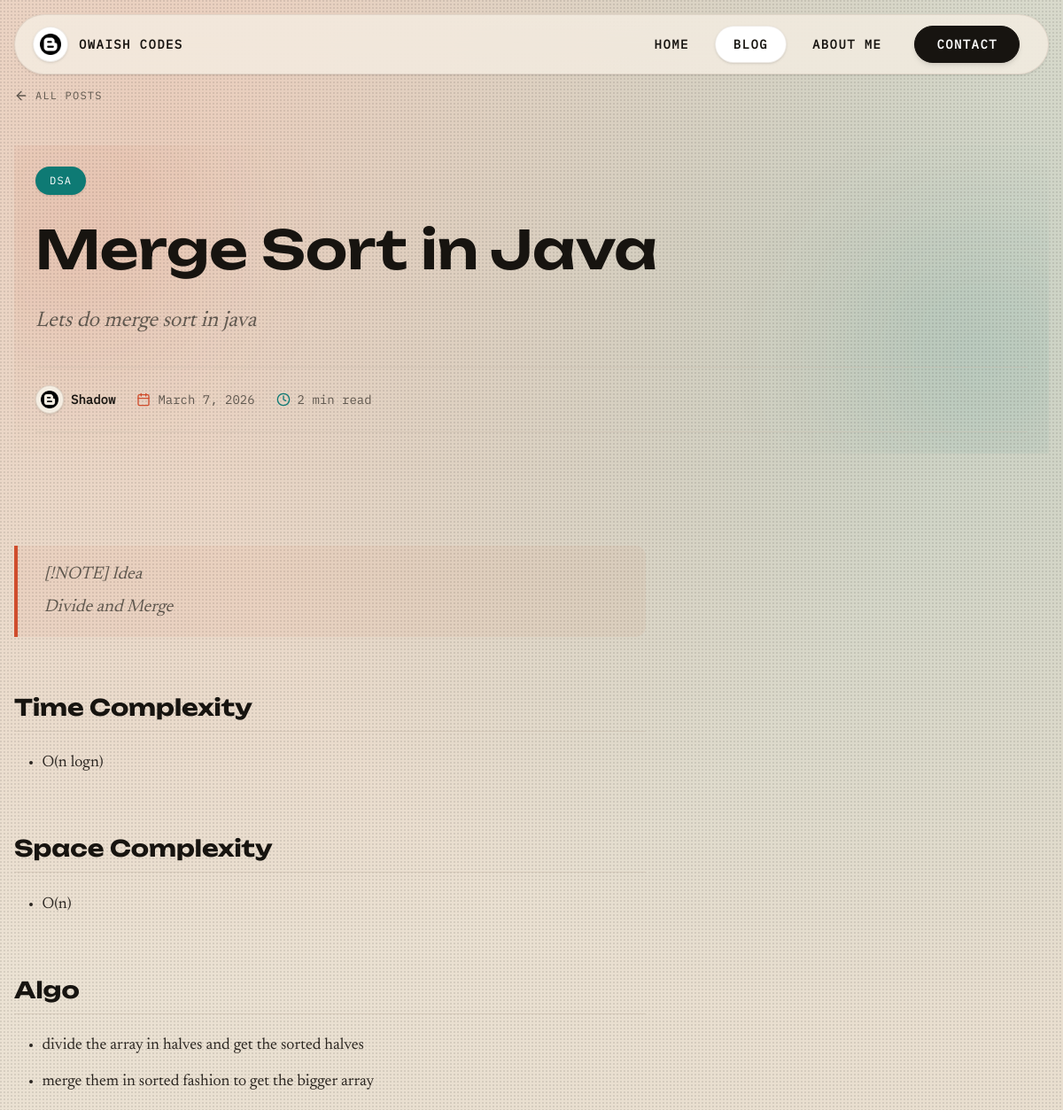
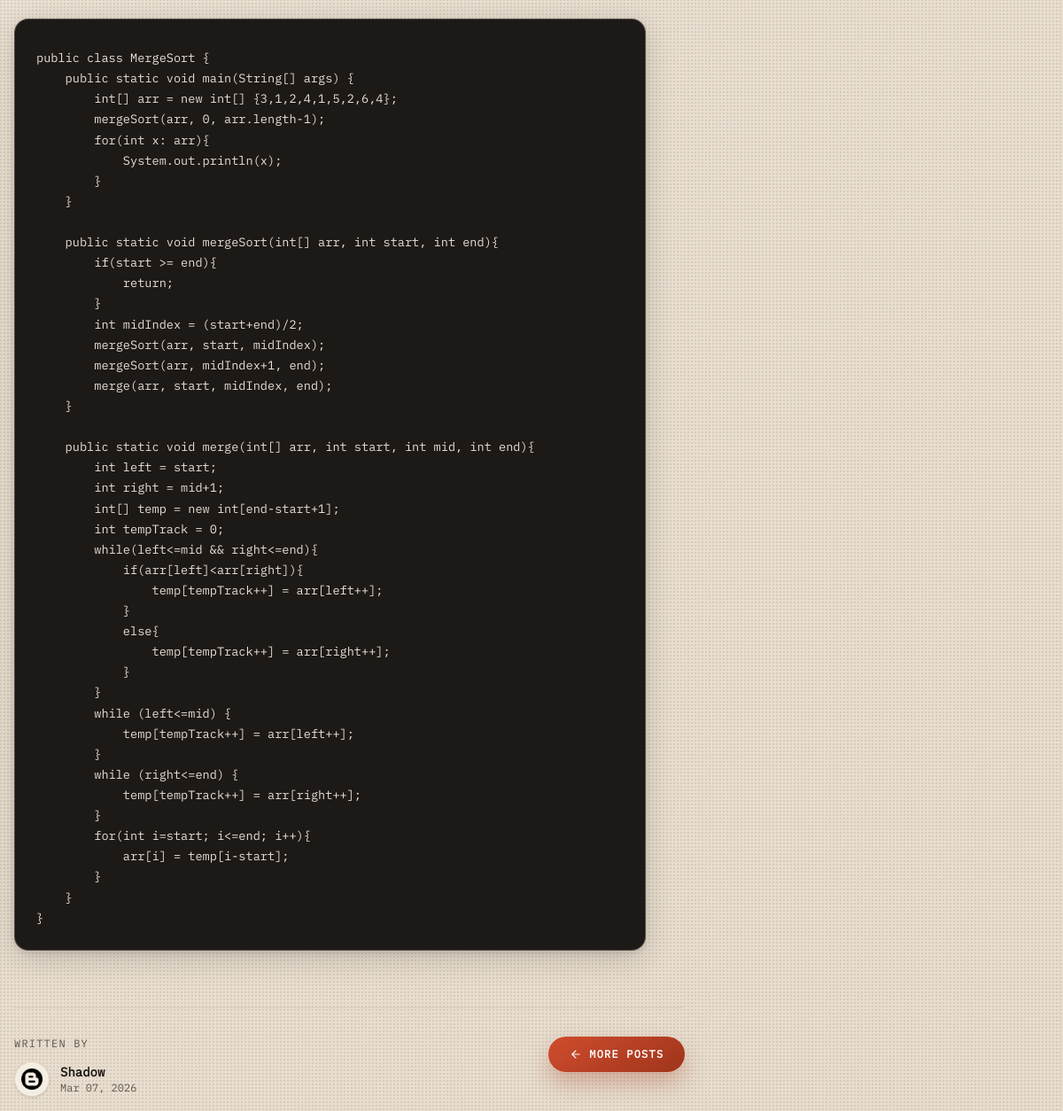
The app's page /blog/merge-sort-in-java, older data (2 pictures, top to bottom).
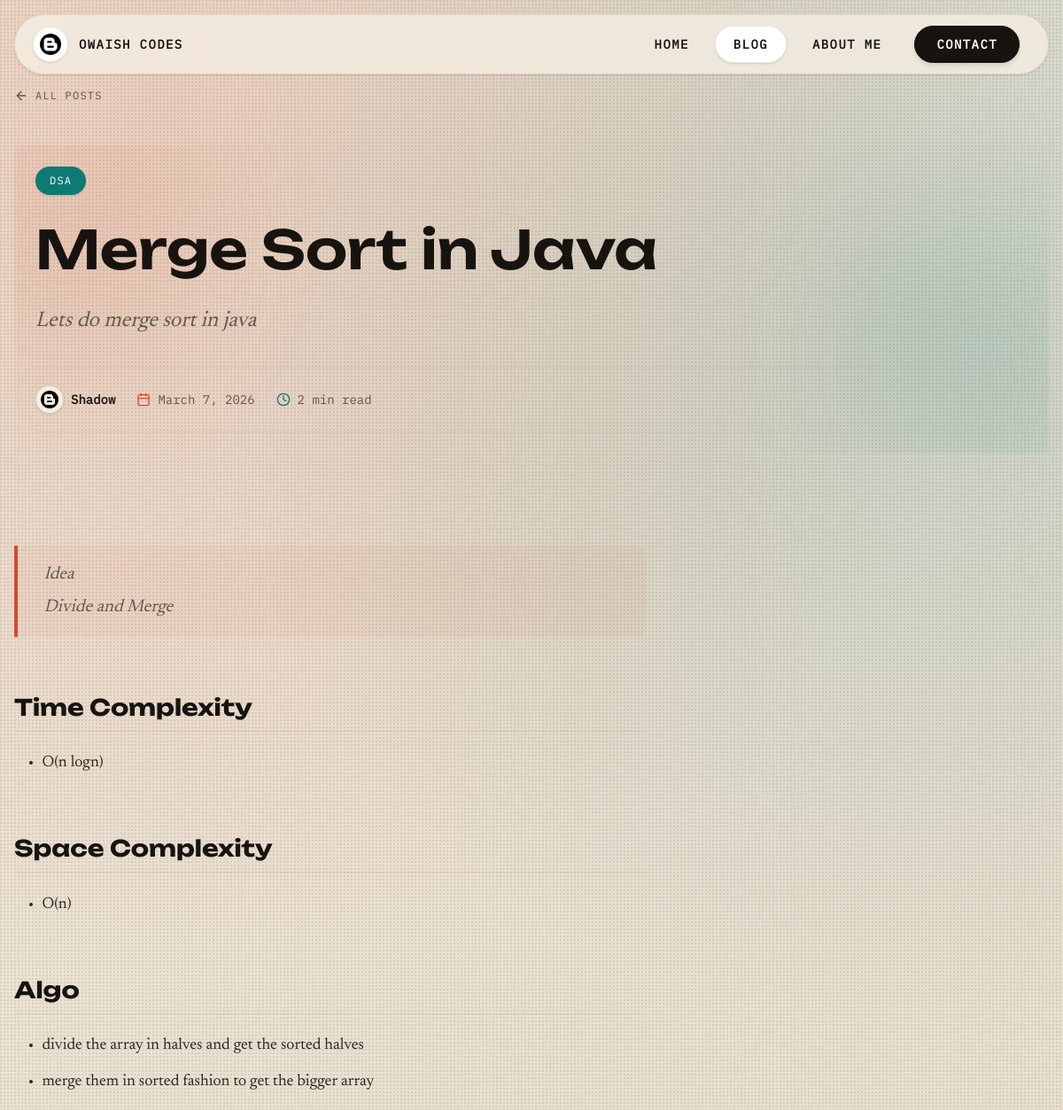
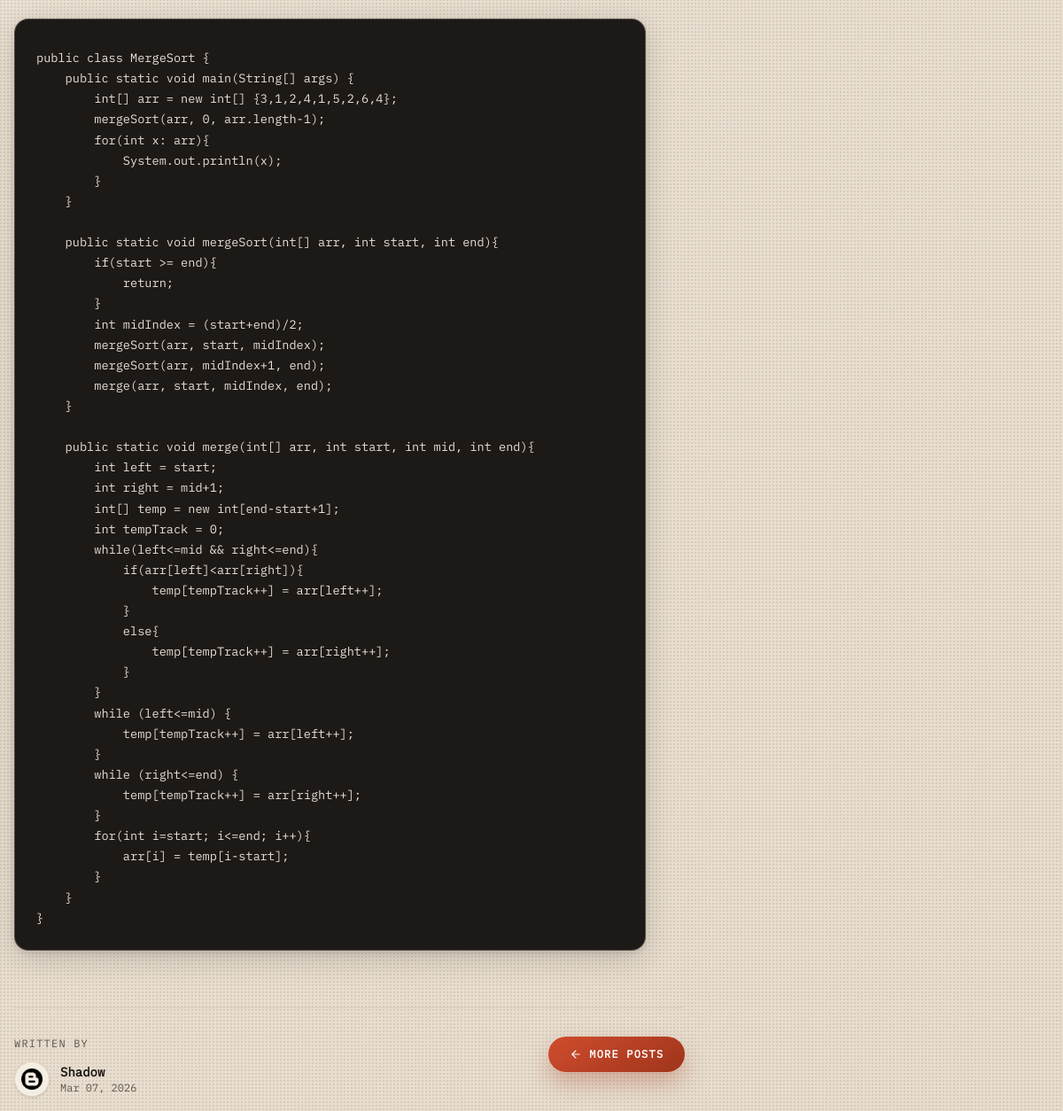
The same page, newer data (2 pictures, top to bottom).
### posts/models.py (models this page shows, shortened)
class Post(models.Model):
    class Status(models.TextChoices):
        DRAFT = 'DF', 'Draft'
        PUBLISHED = 'PU', 'Published'
    title = models.CharField(max_length=250)
    slug = models.SlugField(unique=True, max_length=250)
    description = models.CharField(max_length=250)
    body = models.TextField()
    category = models.CharField(max_length=10)
    author = models.ForeignKey(settings.AUTH_USER_MODEL, on_delete=models.CASCADE, related_name = 'blog_posts')
    published_at = models.DateTimeField(default=timezone.now, )
    created_at = models.DateTimeField(auto_now_add=True)
    updated_at = models.DateTimeField(auto_now=True)
    status = models.CharField(max_length=2, choices = Status, default = Status.DRAFT)
    class Meta:
        ordering = ["-published_at"]
        indexes = [models.Index(fields=["-published_at"]), ]
    def read_time(self):
        words = len(self.body.split())
        minutes = ceil(words / 100) #100 words per minute
        return max(1, minutes)

### posts/views.py (the view)
# urls.py: path('<slug:slug>', views.get_post_detail, name="post_detail")
def get_post_detail(request, slug):
    blog = get_object_or_404(
        Post, slug=slug, status=Post.Status.PUBLISHED, published_at__lte=timezone.now()
    )
    return render(request, "posts/blog_detail.html", {"blog": blog})

### posts/templatetags/markdown_extras.py (called while the page is built)
@register.filter(name="markdownify", is_safe=True)
def markdownify(value: str) -> str:
    extensions = [
        "fenced_code",
        "tables",
        "toc",
        "nl2br",
        "attr_list",
        "def_list",
        "footnotes",
        "admonition",
        "sane_lists",
        "smarty",
        "meta",
        "codehilite",
    ]
    extension_configs = {
        "codehilite": {
            "use_pygments": False,
            "css_class": "hljs",
            "noclasses": False,
        },
        "toc": {
            "permalink": True,
            "permalink_class": "toc-anchor",
            "title": "Table of Contents",
        },
    }
    md = markdown.Markdown(
        extensions=extensions, extension_configs=extension_configs
    )
    html = md.convert(value)
    return mark_safe(html)

### posts/templates/posts/blog_detail.html (shortened to what the changed rows need)
{% extends "base.html" %}
{% load static %}
{% load markdown_extras %}
{% block extra_head %}
<link rel="stylesheet" href="{% static 'posts/css/blog_detail.css' %}" />
{% endblock %}
{% block content %}
<article class="max-w-350 mx-auto">
    <header class="mb-12 md:mb-16 relative overflow-hidden">
        <div class="relative z-10 p-6">
            {% if blog.category %}
            <span
                class="inline-block font-ibmMono text-xs tracking-widest uppercase text-white bg-accent-alt px-4 py-2 rounded-full mb-6 shadow-sm">
                {{ blog.category }}
            </span>
            {% endif %}
            <h1 class="font-unbounded text-4xl md:text-5xl lg:text-6xl font-semibold leading-tight text-ink mb-6">
                {{ blog.title }}
            </h1>
            {% if blog.description %}
            <p class="text-xl md:text-2xl text-muted font-base italic leading-relaxed mb-8 max-w-3xl">
                {{ blog.description }}
            </p>
            {% endif %}
            <div
                class="flex flex-wrap items-center gap-6 font-ibmMono text-sm text-muted border-t border-b border-line/40 py-5">
                <div class="flex items-center gap-2">
                    <div
                        class="w-8 h-8 rounded-full bg-soft border border-line/50 flex items-center justify-center overflow-hidden shadow-sm">
                        <img src="{% static 'assets/blogger.png' %}" alt="author" class="w-5 h-5 object-contain" />
                    </div>
                    <span class="text-ink font-semibold">
                        {{ blog.author.get_full_name|default:blog.author.username }}
                    </span>
                </div>
                <div class="flex items-center gap-2">
                    <time datetime="{{ blog.published_at|date:'Y-m-d' }}">{{ blog.published_at|date:"F j, Y" }}</time>
                </div>
                <div class="flex items-center gap-2">
                    <svg width="16" height="16" viewBox="0 0 24 24" fill="none" stroke="currentColor" stroke-width="2"
                        stroke-linecap="round" stroke-linejoin="round" class="text-accent-alt">
                        <circle cx="12" cy="12" r="10" />
                        <polyline points="12 6 12 12 16 14" />
                    </svg>
                    <span>{{ blog.read_time }} min read</span>
                </div>
            </div>
        </div>
    </header>
    <div class="grid grid-cols-1 lg:grid-cols-12 gap-12 lg:gap-16">
        <div class="lg:col-span-8">
            <div class="prose-content">
                {{ blog.body | markdownify }}
            </div>
            <footer class="mt-16 pt-8 border-t border-line/40">
                <div class="flex items-start justify-between flex-wrap gap-6">
                    <div>
                        <div class="flex items-center gap-3">
                            <div>
                                <p class="font-ibmMono text-sm font-semibold text-ink">
                                    {{ blog.author.get_full_name|default:blog.author.username }}
                                </p>
                                <p class="text-muted text-xs font-ibmMono">{{ blog.published_at|date:"M d, Y" }}</p>
                            </div>
                        </div>
                    </div>
                </div>
            </footer>
        </div>
    </div>
</article>
{% endblock %}

Row changes from the older to the newer data that the page shows:
changed Post "Merge Sort in Java": body "[!NOTE] Idea Divide and Merge…" → "Idea Divide and Merge…"
